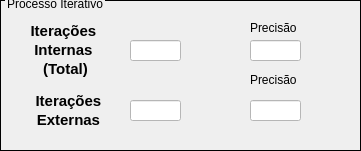
   <widget class="QGroupBox" name="groupBox_9">
    <property name="geometry">
     <rect>
      <x>480</x>
      <y>490</y>
      <width>361</width>
      <height>151</height>
     </rect>
    </property>
    <property name="styleSheet">
     <string notr="true">QGroupBox {
	font: 700 14pt &quot;Arial&quot;;
    border: 1px solid black;  /* Cor da borda preta */
}
:title {
    subcontrol-origin: margin;
    subcontrol-position: top left; /* Posição no canto superior esquerdo */
    left: 5px; /* Ajuste horizontal */
    top: -3px; /* Ajuste vertical */
}
</string>
    </property>
    <property name="title">
     <string>Processo Iterativo</string>
    </property>
    <widget class="QLabel" name="label_10">
     <property name="geometry">
      <rect>
       <x>30</x>
       <y>20</y>
       <width>47</width>
       <height>13</height>
      </rect>
     </property>
     <property name="text">
      <string/>
     </property>
    </widget>
    <widget class="QLabel" name="label_11">
     <property name="geometry">
      <rect>
       <x>10</x>
       <y>20</y>
       <width>111</width>
       <height>61</height>
      </rect>
     </property>
     <property name="styleSheet">
      <string notr="true">font: 8pt &quot;Arial&quot;;</string>
     </property>
     <property name="text">
      <string>&lt;!DOCTYPE HTML PUBLIC &quot;-//W3C//DTD HTML 4.0//EN&quot; &quot;http://www.w3.org/TR/REC-html40/strict.dtd&quot;&gt;
&lt;html&gt;&lt;head&gt;&lt;meta name=&quot;qrichtext&quot; content=&quot;1&quot; /&gt;&lt;meta charset=&quot;utf-8&quot; /&gt;&lt;style type=&quot;text/css&quot;&gt;
p, li { white-space: pre-wrap; }
hr { height: 1px; border-width: 0; }
li.unchecked::marker { content: &quot;\2610&quot;; }
li.checked::marker { content: &quot;\2612&quot;; }
&lt;/style&gt;&lt;/head&gt;&lt;body style=&quot; font-family:'Calibri'; font-size:11pt; font-weight:700; font-style:normal;&quot;&gt;
&lt;p align=&quot;center&quot; style=&quot; margin-top:1px; margin-bottom:1px; margin-left:0px; margin-right:0px; -qt-block-indent:0; text-indent:0px;&quot;&gt;&lt;span style=&quot; font-family:'Calibri'; font-weight:700;&quot;&gt;Iterações &lt;/span&gt;&lt;/p&gt;
&lt;p align=&quot;center&quot; style=&quot; margin-top:1px; margin-bottom:1px; margin-left:0px; margin-right:0px; -qt-block-indent:0; text-indent:0px;&quot;&gt;&lt;span style=&quot; font-family:'Calibri'; font-weight:700;&quot;&gt;Internas &lt;/span&gt;&lt;/p&gt;
&lt;p align=&quot;center&quot; style=&quot; margin-top:1px; margin-bottom:1px; margin-left:0px; margin-right:0px; -qt-block-indent:0; text-indent:0px;&quot;&gt;&lt;span style=&quot; font-family:'Calibri'; font-weight:700;&quot;&gt;(Total)&lt;/span&gt;&lt;/p&gt;&lt;/body&gt;&lt;/html&gt;</string>
     </property>
    </widget>
    <widget class="QLabel" name="label_12">
     <property name="geometry">
      <rect>
       <x>20</x>
       <y>90</y>
       <width>101</width>
       <height>41</height>
      </rect>
     </property>
     <property name="styleSheet">
      <string notr="true">font: 8pt &quot;Arial&quot;;</string>
     </property>
     <property name="text">
      <string>&lt;!DOCTYPE HTML PUBLIC &quot;-//W3C//DTD HTML 4.0//EN&quot; &quot;http://www.w3.org/TR/REC-html40/strict.dtd&quot;&gt;
&lt;html&gt;&lt;head&gt;&lt;meta name=&quot;qrichtext&quot; content=&quot;1&quot; /&gt;&lt;meta charset=&quot;utf-8&quot; /&gt;&lt;style type=&quot;text/css&quot;&gt;
p, li { white-space: pre-wrap; }
hr { height: 1px; border-width: 0; }
li.unchecked::marker { content: &quot;\2610&quot;; }
li.checked::marker { content: &quot;\2612&quot;; }
&lt;/style&gt;&lt;/head&gt;&lt;body style=&quot; font-family:'Calibri'; font-size:11pt; font-weight:700; font-style:normal;&quot;&gt;
&lt;p align=&quot;center&quot; style=&quot; margin-top:1px; margin-bottom:1px; margin-left:0px; margin-right:0px; -qt-block-indent:0; text-indent:0px;&quot;&gt;&lt;span style=&quot; font-family:'Calibri'; font-weight:700;&quot;&gt;Iterações &lt;/span&gt;&lt;/p&gt;
&lt;p align=&quot;center&quot; style=&quot; margin-top:1px; margin-bottom:1px; margin-left:0px; margin-right:0px; -qt-block-indent:0; text-indent:0px;&quot;&gt;&lt;span style=&quot; font-family:'Calibri'; font-weight:700;&quot;&gt;Externas &lt;/span&gt;&lt;/p&gt;
</string>
     </property>
    </widget>
    <widget class="QLineEdit" name="i_internas">
     <property name="geometry">
      <rect>
       <x>130</x>
       <y>40</y>
       <width>51</width>
       <height>21</height>
      </rect>
     </property>
     <property name="styleSheet">
      <string notr="true">background-color: rgb(255, 255, 255);
font: 8pt &quot;Arial&quot;;</string>
     </property>
    </widget>
    <widget class="QLineEdit" name="i_externas">
     <property name="geometry">
      <rect>
       <x>130</x>
       <y>100</y>
       <width>51</width>
       <height>21</height>
      </rect>
     </property>
     <property name="styleSheet">
      <string notr="true">background-color: rgb(255, 255, 255);
font: 8pt &quot;Arial&quot;;</string>
     </property>
    </widget>
    <widget class="QLabel" name="label_13">
     <property name="geometry">
      <rect>
       <x>250</x>
       <y>20</y>
       <width>51</width>
       <height>16</height>
      </rect>
     </property>
     <property name="styleSheet">
      <string notr="true">font: 9pt &quot;Calibri&quot;;</string>
     </property>
     <property name="text">
      <string>Precisão</string>
     </property>
    </widget>
    <widget class="QLabel" name="label_14">
     <property name="geometry">
      <rect>
       <x>250</x>
       <y>70</y>
       <width>51</width>
       <height>20</height>
      </rect>
     </property>
     <property name="styleSheet">
      <string notr="true">font: 9pt &quot;Calibri&quot;;</string>
     </property>
     <property name="text">
      <string>Precisão</string>
     </property>
    </widget>
    <widget class="QLineEdit" name="precisao_internas">
     <property name="geometry">
      <rect>
       <x>250</x>
       <y>40</y>
       <width>51</width>
       <height>21</height>
      </rect>
     </property>
     <property name="styleSheet">
      <string notr="true">background-color: rgb(255, 255, 255);
font: 8pt &quot;Arial&quot;;
</string>
     </property>
     <property name="dragEnabled">
      <bool>false</bool>
     </property>
    </widget>
    <widget class="QLineEdit" name="precisao_externas">
     <property name="geometry">
      <rect>
       <x>250</x>
       <y>100</y>
       <width>51</width>
       <height>21</height>
      </rect>
     </property>
     <property name="styleSheet">
      <string notr="true">background-color: rgb(255, 255, 255);
font: 8pt &quot;Arial&quot;;
</string>
     </property>
    </widget>
   </widget>
